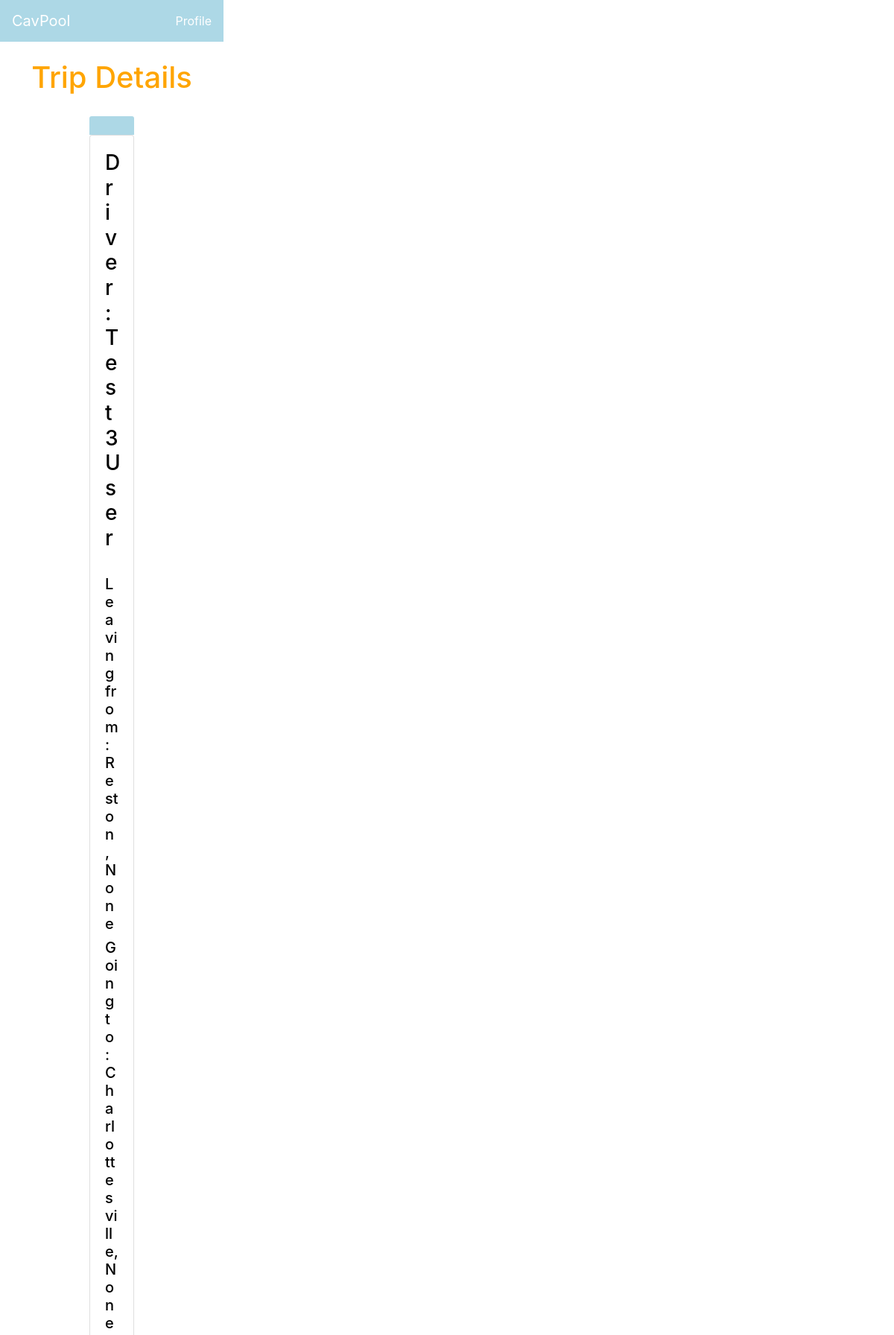
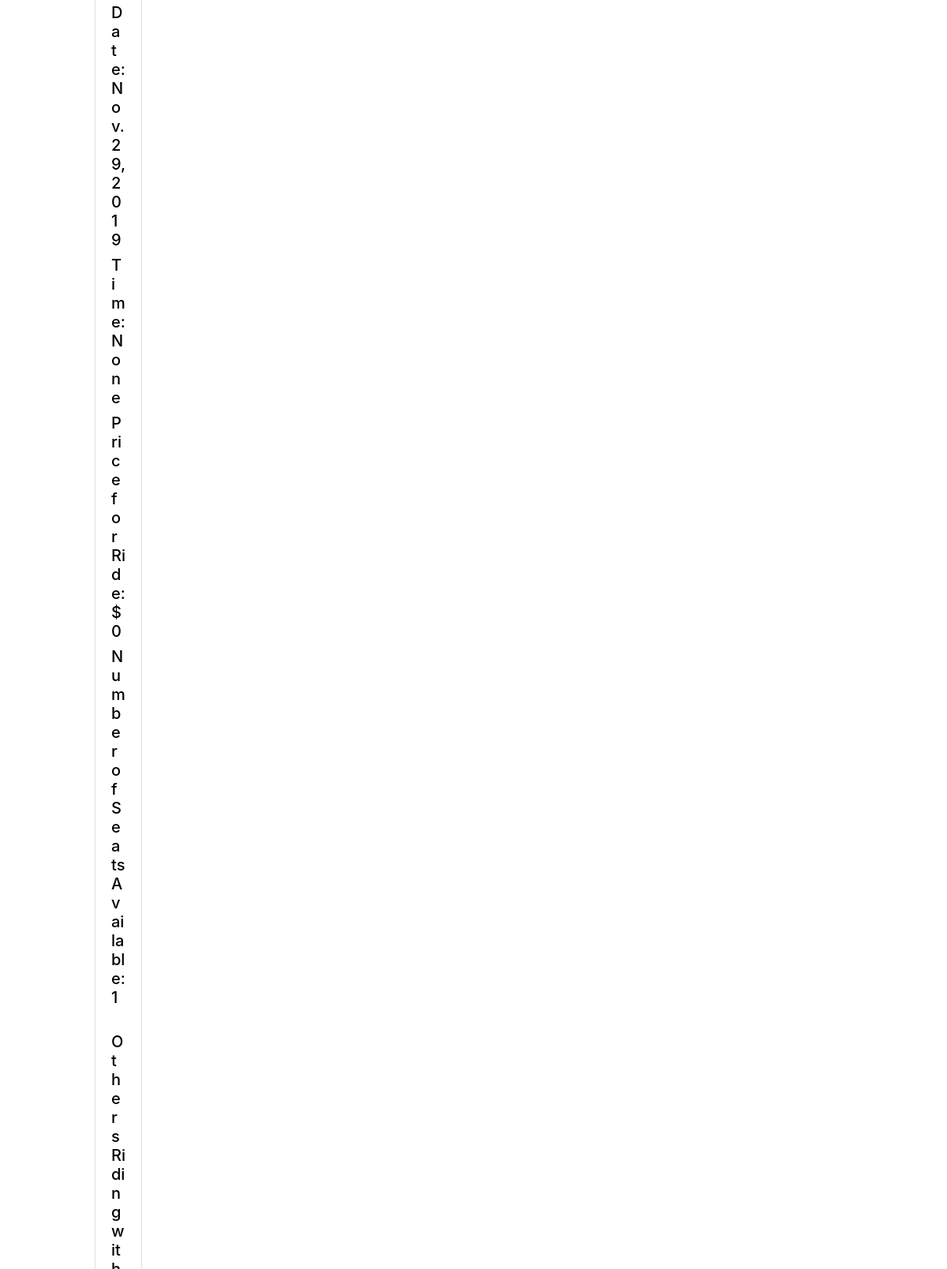
/20/ride (upper part), run on the app's committed database (2 pictures, top to bottom).
### Rideshare_app/models.py (models this page shows)
class Ride(models.Model):
    departure_location = models.CharField(max_length = 30)
    destination_location = models.CharField(max_length = 30)
    departure_state = models.CharField(max_length = 30, null = True, blank = True)
    destination_state = models.CharField(max_length = 30, null = True, blank = True)
    date = models.DateField()
    time = models.TimeField(blank = True, null = True)
    seats = models.IntegerField(null = True, blank = True, default=1, validators=[MinValueValidator(1)])
    price = models.IntegerField(null = True, blank = True, default=0, validators=[MinValueValidator(0)])
    driver = models.ForeignKey(Driver, null = True, on_delete = models.CASCADE)
    riders = models.ManyToManyField(Rider, blank = True)
    confirmed_riders = models.ManyToManyField(Rider, blank = True, related_name = "confirmed_riders")
    pending_riders = models.ManyToManyField(Rider, blank = True, related_name = "pending_riders")

class Driver(models.Model):
    first_name = models.CharField(max_length = 30)
    last_name = models.CharField(max_length = 30)
    email = models.CharField(max_length = 100)
    venmo = models.CharField(max_length = 30, blank = True, null = True)
    phone_number = models.CharField(max_length = 20, blank = True, null = True)
    car_make = models.CharField(max_length = 30, blank = True, null = True)
    car_model = models.CharField(max_length = 30, blank = True, null = True)
    def __str__(self):
        return self.first_name + " " + self.last_name;

### Rideshare_app/views.py (the view)
# urls.py: path('<int:id>/ride', views.ride, name= 'ride'),
def ride(request, id):
    ride = get_object_or_404(Ride, pk = id)
    if request.method == "POST":
        form = RequestRideForm(request.POST)
        if form.is_valid() == True:
            rider = Rider.objects.get(pk=7)
            ride.pending_riders.add(rider)
            return HttpResponseRedirect(reverse('request_ride_result', args=(id,))) # here id refers to ride id
    else:
        form = RequestRideForm()
    pending_riders = ride.pending_riders.all()
    confirmed_riders = ride.confirmed_riders.all()
    context = {"ride" : ride, "pending_riders" : pending_riders, "confirmed_riders" : confirmed_riders}
    return render(request, 'Rideshare_app/ride.html', context)

### Rideshare_app/templates/Rideshare_app/ride.html (shortened to what this page needs)
{% load bootstrap4 %}
{% bootstrap_css %}
<html>
<head>
<link rel="stylesheet" type="text/css" href="profile.css">
  <nav class="navbar navbar-dark" style="background-color:lightblue">
  <a class="navbar-brand" style ="color:white" href = "{% url 'index' %}"> CavPool</a>
  <ul class="navbar-nav">
    <li class="nav-item active">
      <a class="nav-link" href="{% url 'profile' 4 %}">Profile</a>
    </li>
  </ul>
</nav>
<br>
  <div class="container">
     <h1 style = "text-align: center; color:orange"> Trip Details </h1>
  </div>
</head>
<div class="col-sm-4">
    <div class="card-header" style="background-color: lightblue; border-color: transparent;">
    </div>
    <div class="card">
      <div class="card-body">
        <h3 style = "text-align: left ;color: black"> Driver: {{ride.driver}} </h3>
        <br>
        <h5 style ="text-align: left ;color: black"> Leaving from: {{ride.departure_location}},{{ride.departure_state}}</h5>
        <h5 style ="text-align: left ;color: black"> Going to: {{ride.destination_location}}, {{ride.destination_state}}</h5>
        <h5 style ="text-align: left ;color: black"> Date: {{ride.date}}</h5>
        <h5 style ="text-align: left ;color: black"> Time: {{ride.time}}</h5>
        <h5 style ="text-align: left ;color: black"> Price for Ride: ${{ride.price}}</h5>
        <h5 style ="text-align: left ;color: black"> Number of Seats Available: {{ride.seats}}</h5>
        <br>
	    <h5 style ="text-align: left ;color: black"> Others Riding with You:
		</h5>
    <br>
	</div>
  </div>
</div>
</body>
</html>

### Rideshare_app/templates/Rideshare_app/profile.css (style rules this page uses)
html, body, header, .column { float: left; width: 50%; }

### Rideshare_app/templates/Rideshare_app/ride.html (style rules this page uses)
.col-sm-4 { width: 80%; margin: 0 auto; padding: 20px; }

### data on the page
Ride: driver "Test3 User", departure_location "Reston", departure_state "None", destination_location "Charlottesville", destination_state "None", date "Nov. 29, 2019", time "None", price "0", seats "1"
